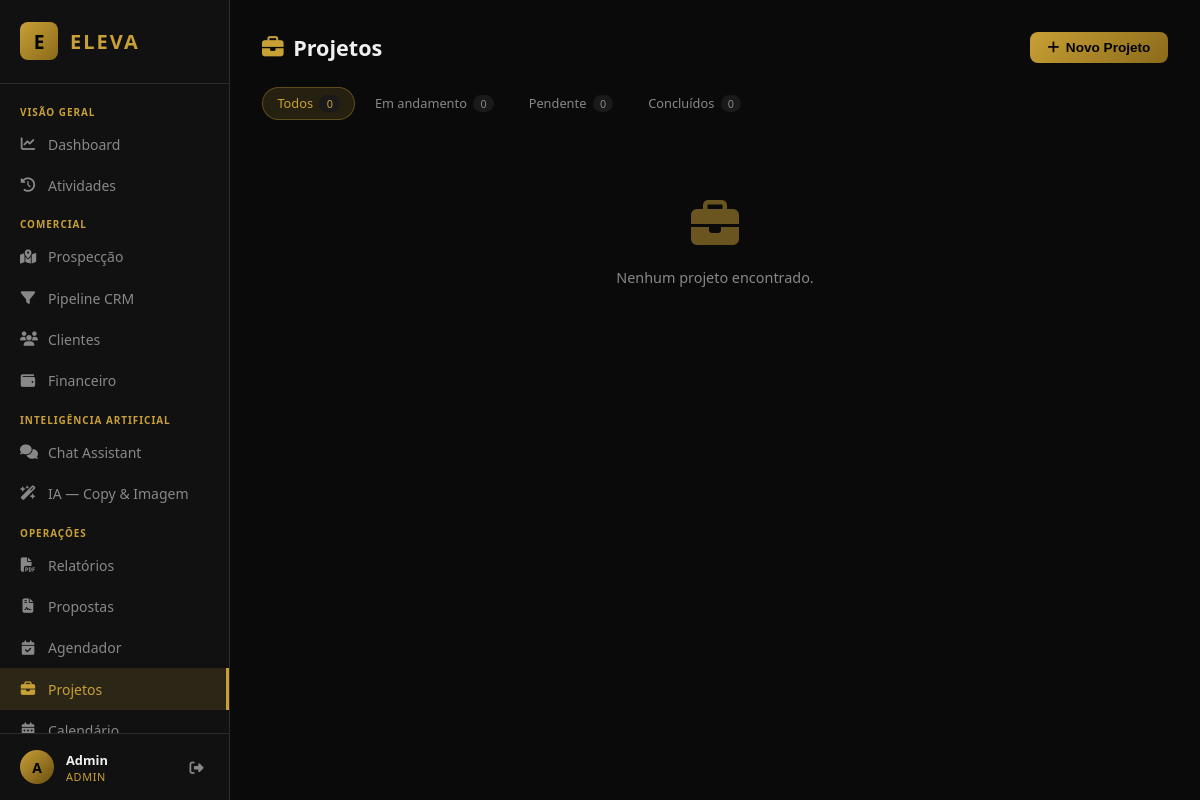
Screenshot of /projetos (signed in) with the database file from the repository.
### tables this page shows
CREATE TABLE users (
            id INTEGER PRIMARY KEY AUTOINCREMENT,
            name TEXT NOT NULL,
            email TEXT UNIQUE NOT NULL,
            password_hash TEXT NOT NULL,
            role TEXT DEFAULT 'ceo',
            created_at TEXT DEFAULT (datetime('now','localtime'))
        );

### main.py (the view)
@app.get("/projetos", response_class=HTMLResponse)
def projetos_page(request: Request, status_filter: str = ""):
    user = require_user(request)
    conn = get_db()
    if status_filter:
        rows = conn.execute("SELECT p.*, u.name as creator FROM projects p LEFT JOIN users u ON p.created_by=u.id WHERE p.status=? ORDER BY p.deadline", (status_filter,)).fetchall()
    else:
        rows = conn.execute("SELECT p.*, u.name as creator FROM projects p LEFT JOIN users u ON p.created_by=u.id ORDER BY CASE p.status WHEN 'em_andamento' THEN 1 WHEN 'pendente' THEN 2 ELSE 3 END, p.deadline").fetchall()
    clients = conn.execute("SELECT id, name FROM clients WHERE status='ativo' ORDER BY name").fetchall()
    counts = conn.execute("SELECT status, COUNT(*) as n FROM projects GROUP BY status").fetchall()
    conn.close()
    return templates.TemplateResponse("projetos.html", {"request": request, "user": dict(user), "projects": [dict(r) for r in rows], "clients": [dict(c) for c in clients], "status_filter": status_filter, "count_map": {r["status"]: r["n"] for r in counts}})

### templates/projetos.html (shortened to what this page needs)
{% extends "base.html" %}
{% block content %}
<div class="page-header">
  <h2><i class="fa fa-briefcase"></i> Projetos</h2>
  <button class="btn btn-primary" onclick="openModal('modal-novo-proj')"><i class="fa fa-plus"></i> Novo Projeto</button>
</div>
<div class="toolbar">
  <div class="filter-tabs">
    <a href="/projetos" class="tab {% if not status_filter %}active{% endif %}">Todos <span class="count">{{ count_map.values()|sum }}</span></a>
    <a href="/projetos?status_filter=em_andamento" class="tab {% if status_filter=='em_andamento' %}active{% endif %}">Em andamento <span class="count">{{ count_map.get('em_andamento',0) }}</span></a>
    <a href="/projetos?status_filter=pendente" class="tab {% if status_filter=='pendente' %}active{% endif %}">Pendente <span class="count">{{ count_map.get('pendente',0) }}</span></a>
    <a href="/projetos?status_filter=concluido" class="tab {% if status_filter=='concluido' %}active{% endif %}">Concluídos <span class="count">{{ count_map.get('concluido',0) }}</span></a>
  </div>
</div>
{% if projects %}
<div class="projects-grid">
  {% for p in projects %}
  <div class="project-card status-border-{{ p.status }}">
    <div class="project-card-header">
      <div>
        <div class="project-title">{{ p.title }}</div>
        {% if p.client_name %}<div class="project-client"><i class="fa fa-user"></i> {{ p.client_name }}</div>{% endif %}
      </div>
      <span class="badge badge-{{ p.status }}">{{ p.status|replace('_',' ') }}</span>
    </div>
    {% if p.service_type %}<div class="project-service"><span class="tag">{{ p.service_type }}</span></div>{% endif %}
    <div class="project-meta">
      {% if p.responsible %}<span><i class="fa fa-user-tie"></i> {{ p.responsible }}</span>{% endif %}
      {% if p.deadline %}<span><i class="fa fa-calendar"></i> {{ p.deadline }}</span>{% endif %}
      <span class="creator-badge"><i class="fa fa-pen"></i> {{ p.creator or '—' }}</span>
    </div>
    <div class="project-actions">
      <a href="/projetos/{{ p.id }}" class="btn btn-sm btn-ghost"><i class="fa fa-eye"></i> Ver tarefas</a>
      <form method="post" action="/projetos/{{ p.id }}/status" style="display:inline">
        <select name="status" onchange="this.form.submit()" class="select-inline">
          <option value="pendente" {% if p.status=='pendente' %}selected{% endif %}>Pendente</option>
          <option value="em_andamento" {% if p.status=='em_andamento' %}selected{% endif %}>Em andamento</option>
          <option value="concluido" {% if p.status=='concluido' %}selected{% endif %}>Concluído</option>
        </select>
      </form>
      <form method="post" action="/projetos/{{ p.id }}/deletar" style="display:inline" onsubmit="return confirm('Remover projeto?')">
        <button class="btn btn-sm btn-danger"><i class="fa fa-trash"></i></button>
      </form>
    </div>
  </div>
  {% endfor %}
</div>
{% else %}
<div class="empty-state large"><i class="fa fa-briefcase"></i><p>Nenhum projeto encontrado.</p></div>
{% endif %}
{% endblock %}

### templates/base.html (shortened to what this page needs)
<!DOCTYPE html>
<html lang="pt-BR">
<head>
  <link rel="stylesheet" href="/static/css/style.css"/>
  <link rel="stylesheet" href="https://cdnjs.cloudflare.com/ajax/libs/font-awesome/6.5.0/css/all.min.css"/>
</head>
<body>
  <nav class="sidebar" id="sidebar">
    <div class="sidebar-brand">
      <span class="brand-icon">E</span>
      <span class="brand-name">ELEVA</span>
    </div>
    <ul class="sidebar-nav">
      <li class="nav-section">VISÃO GERAL</li>
      <li><a href="/" class="{% if request.url.path == '/' %}active{% endif %}" onclick="closeSidebar()">
        <i class="fa fa-chart-line"></i><span>Dashboard</span>
      </a></li>
      <li><a href="/atividades" class="{% if '/atividades' in request.url.path %}active{% endif %}" onclick="closeSidebar()">
        <i class="fa fa-clock-rotate-left"></i><span>Atividades</span>
      </a></li>
      <li class="nav-section">COMERCIAL</li>
      <li><a href="/prospeccao" class="{% if '/prospeccao' in request.url.path %}active{% endif %}" onclick="closeSidebar()">
        <i class="fa fa-map-location-dot"></i><span>Prospecção</span>
      </a></li>
      <li><a href="/pipeline" class="{% if '/pipeline' in request.url.path %}active{% endif %}" onclick="closeSidebar()">
        <i class="fa fa-filter"></i><span>Pipeline CRM</span>
      </a></li>
      <li><a href="/clientes" class="{% if '/clientes' in request.url.path %}active{% endif %}" onclick="closeSidebar()">
        <i class="fa fa-users"></i><span>Clientes</span>
      </a></li>
      <li><a href="/financeiro" class="{% if '/financeiro' in request.url.path %}active{% endif %}" onclick="closeSidebar()">
        <i class="fa fa-wallet"></i><span>Financeiro</span>
      </a></li>
      <li class="nav-section">INTELIGÊNCIA ARTIFICIAL</li>
      <li><a href="/chat" class="{% if '/chat' in request.url.path %}active{% endif %}" onclick="closeSidebar()">
        <i class="fa fa-comments"></i><span>Chat Assistant</span>
      </a></li>
      <li><a href="/ia" class="{% if '/ia' in request.url.path %}active{% endif %}" onclick="closeSidebar()">
        <i class="fa fa-wand-magic-sparkles"></i><span>IA — Copy & Imagem</span>
      </a></li>
      <li class="nav-section">OPERAÇÕES</li>
      <li><a href="/relatorios" class="{% if '/relatorios' in request.url.path %}active{% endif %}" onclick="closeSidebar()">
        <i class="fa fa-file-pdf"></i><span>Relatórios</span>
      </a></li>
      <li><a href="/propostas" class="{% if '/propostas' in request.url.path %}active{% endif %}" onclick="closeSidebar()">
        <i class="fa fa-file-contract"></i><span>Propostas</span>
      </a></li>
      <li><a href="/agendador" class="{% if '/agendador' in request.url.path %}active{% endif %}" onclick="closeSidebar()">
        <i class="fa fa-calendar-check"></i><span>Agendador</span>
      </a></li>
      <li><a href="/projetos" class="{% if '/projetos' in request.url.path %}active{% endif %}" onclick="closeSidebar()">
        <i class="fa fa-briefcase"></i><span>Projetos</span>
      </a></li>
      <li><a href="/calendario" class="{% if '/calendario' in request.url.path %}active{% endif %}" onclick="closeSidebar()">
        <i class="fa fa-calendar-days"></i><span>Calendário</span>
      </a></li>
    </ul>
    <div class="sidebar-user">
      <div class="user-avatar">{{ user.name[0]|upper }}</div>
      <div class="user-info">
        <span class="user-name">{{ user.name }}</span>
        <span class="user-role">{{ user.role }}</span>
      </div>
      <a href="/logout" class="logout-btn" title="Sair"><i class="fa fa-sign-out-alt"></i></a>
    </div>
  </nav>
  <main class="main-content">
    <div class="page-container">
      {% block content %}{% endblock %}
    </div>
  </main>
</body>
</html>

### rows the page displays
users: name "A", name "Admin", role "ADMIN"

### other values shown
{{ count_map.values()|sum }} "0"
{{ count_map.get('em_andamento',0) }} "0"
{{ count_map.get('pendente',0) }} "0"
{{ count_map.get('concluido',0) }} "0"
